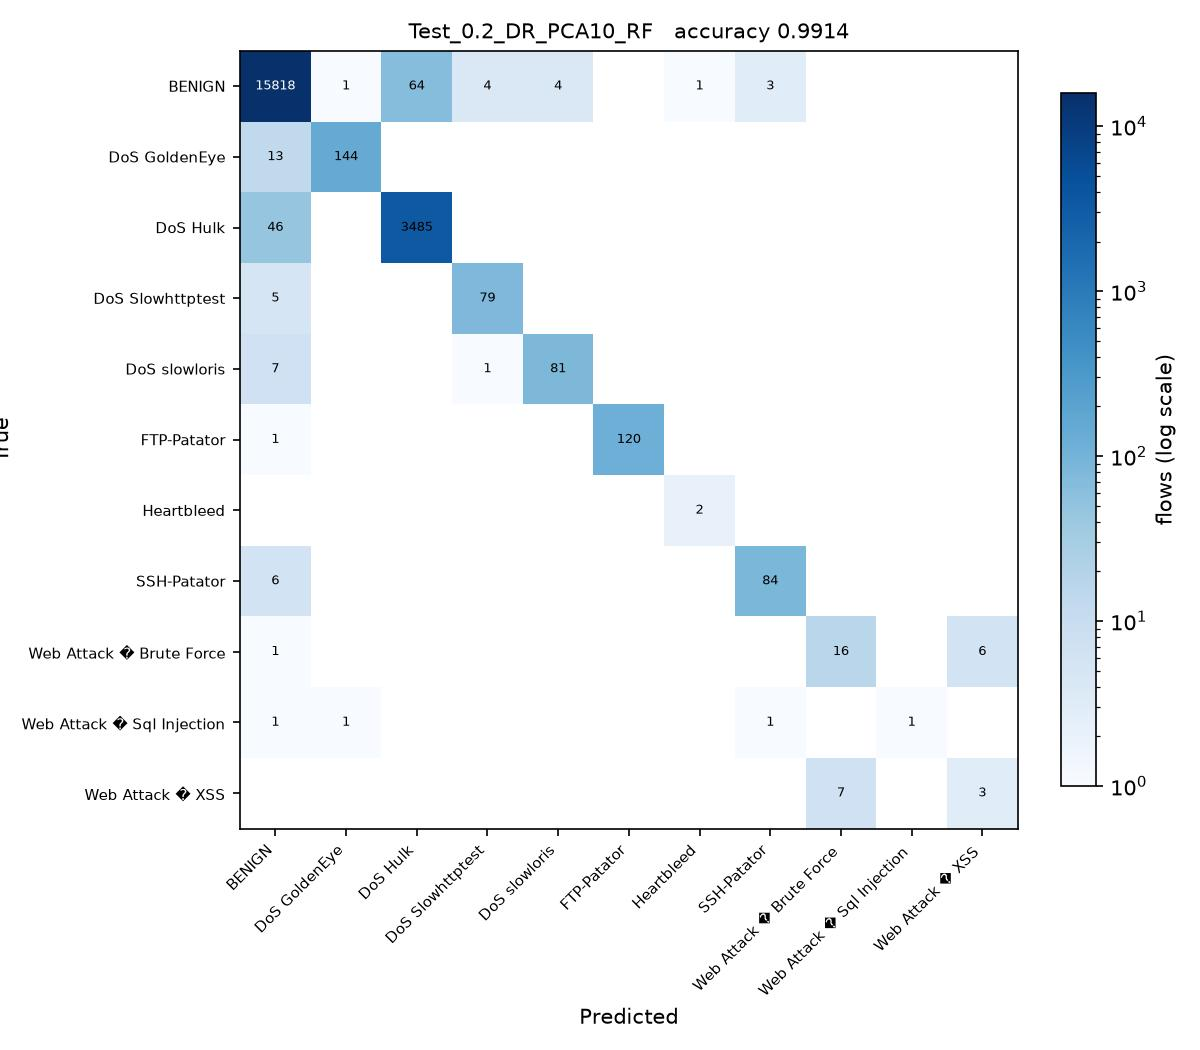

The Python source for this figure:
# Test_0.2_DR_PCA10_RF.py
#
# Test size 0.2  |  PCA, 10 components  |  Random Forest (sheet #7)
#
# This is SGDC_60_40.py with the changes marked CHANGE below and nothing else.

import os
from pathlib import Path

# CHANGE 1: find the folder holding the three CSV files and run from there, so
# the plain file names below resolve no matter where this script is started
# from or how deeply it sits inside the project folder.
HERE = Path(__file__).resolve().parent
for PROJECT in [HERE, *HERE.parents]:
    if (PROJECT / 'Tuesday-WorkingHours.pcap_ISCX.csv').exists():
        os.chdir(PROJECT)
        break
else:
    raise SystemExit('Put this folder inside the folder that holds the three '
                     'CIC-IDS2017 CSV files, then run the script again.')
import numpy as np
import pandas as pd

df1 = pd.read_csv('Tuesday-WorkingHours.pcap_ISCX.csv', low_memory=True)
df2 = pd.read_csv('Wednesday-workingHours.pcap_ISCX.csv', low_memory=True)
df3 = pd.read_csv('Thursday-WorkingHours-Morning-WebAttacks.pcap_ISCX.csv', low_memory=True)

dataset = pd.concat([df1, df2, df3], ignore_index=True)

dataset.columns = dataset.columns.str.strip()

# CHANGE 2: a stratified sample of 100000 flows, the same for every run.
# Gradient Boosting builds one tree per class per stage on a single core, so all
# 1.3 million flows would take hours per script. At least 50 flows of every
# class are kept, so the rare attacks stay in the split.
label = dataset.columns[-1]
dataset = pd.concat(
    [g.sample(n=min(len(g), max(50, round(100000 * len(g) / len(dataset)))), random_state=0)
     for _, g in dataset.groupby(label)],
    ignore_index=True
)

X = dataset.iloc[:, :-1]
y = dataset.iloc[:, -1]

X = X.apply(pd.to_numeric, errors='coerce')

X.replace([np.inf, -np.inf], np.nan, inplace=True)

from sklearn.impute import SimpleImputer

imputer = SimpleImputer(missing_values=np.nan, strategy='mean')
X = imputer.fit_transform(X)

from sklearn.preprocessing import LabelEncoder

labelencoder_y = LabelEncoder()
y = labelencoder_y.fit_transform(y)

from sklearn.model_selection import train_test_split

X_train, X_test, y_train, y_test = train_test_split(
    X,
    y,
    test_size=0.2,   # CHANGE 3: test size
    random_state=0,
    stratify=y
)

# CHANGE 4: PCA, from PCA_LDA_KErnel_PCA_CODE.pdf (fit only on training data)
from sklearn.decomposition import PCA

pca = PCA(n_components=10)
X_train = pca.fit_transform(X_train)
X_test = pca.transform(X_test)

# CHANGE 5: Random Forest (sheet #7) in place of SGDClassifier
from sklearn.ensemble import RandomForestClassifier

classifier = RandomForestClassifier(n_estimators=200, criterion='entropy',
                                    random_state=0)

classifier.fit(X_train, y_train)

y_pred = classifier.predict(X_test) 

from sklearn.metrics import confusion_matrix
from sklearn.metrics import accuracy_score
from sklearn.metrics import precision_score
from sklearn.metrics import recall_score
from sklearn.metrics import f1_score
from sklearn.metrics import classification_report

cm = confusion_matrix(y_test, y_pred)

print("Confusion Matrix:\n")
print(cm)

print("\nAccuracy : {:.4f}".format(accuracy_score(y_test, y_pred)))
print("\nPrecision : {:.4f}".format(precision_score(y_test, y_pred, average='weighted')))
print("\nRecall : {:.4f}".format(recall_score(y_test, y_pred, average='weighted')))
print("\nF1 Score : {:.4f}".format(f1_score(y_test, y_pred, average='weighted')))

print("\nClassification Report:\n")
print(classification_report(y_test, y_pred))

# CHANGE 6: save the confusion matrix as Test_0.2_DR_PCA10_RF.jpg and record the result
import matplotlib
matplotlib.use('Agg')
import matplotlib.pyplot as plt
from matplotlib.colors import LogNorm

here = HERE                     # the folder this script sits in
names = [str(c) for c in labelencoder_y.classes_]
fig, ax = plt.subplots(figsize=(8, 7))
im = ax.imshow(cm, cmap='Blues', norm=LogNorm(vmin=1))
ax.set_xticks(range(len(names)), names, rotation=45, ha='right', fontsize=7)
ax.set_yticks(range(len(names)), names, fontsize=7)
ax.set_xlabel('Predicted')
ax.set_ylabel('True')
ax.set_title('Test_0.2_DR_PCA10_RF   accuracy {:.4f}'.format(accuracy_score(y_test, y_pred)), fontsize=10)
for i in range(cm.shape[0]):
    for j in range(cm.shape[1]):
        if cm[i, j]:
            ax.text(j, i, cm[i, j], ha='center', va='center', fontsize=6,
                    color='white' if cm[i, j] > cm.max() / 3 else 'black')
fig.colorbar(im, ax=ax, fraction=0.04, label='flows (log scale)')
fig.tight_layout()
fig.savefig(here / 'Test_0.2_DR_PCA10_RF.jpg', dpi=150)
plt.close(fig)

row = pd.DataFrame([{
    'Test': 0.2, 'DR': 'PCA10', 'Clas': 'RF',
    'Acc': round(accuracy_score(y_test, y_pred), 4),
    'Pre': round(precision_score(y_test, y_pred, average='weighted'), 4),
    'Rec': round(recall_score(y_test, y_pred, average='weighted'), 4),
    'F1': round(f1_score(y_test, y_pred, average='weighted'), 4),
    'script': 'Test_0.2_DR_PCA10_RF',
}])
# one file per run, so several scripts can run at the same time without
# overwriting each other. 21_run_45_mix.py merges them into the Excel sheet.
out = PROJECT / 'results' / 'parts_mix' / 'Test_0.2_DR_PCA10_RF.csv'
out.parent.mkdir(parents=True, exist_ok=True)
row.to_csv(out, index=False)
